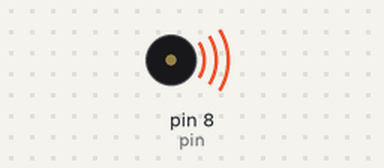
Recording of a sketch running on a simulated Arduino Uno, built with avr-gcc and run on an emulated ATmega328P. Shown: buzzer (waves = sounding).

Above: at 0.15 s.
At 4.6 s:
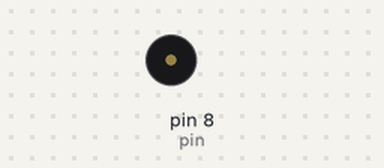
Timing chart, 0 to 5.8 s (numbered marks = the images above):
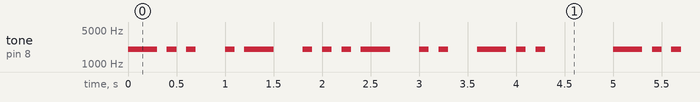

Measured:
- by itself, tone on pin 8 (pin): plays 2000 Hz for 0.30 s, 2000 Hz for 0.10 s, 2000 Hz for 0.10 s, 2000 Hz for 0.10 s, 2000 Hz for 0.30 s, 2000 Hz for 0.10 s … (364 notes in this stretch)

The sketch:

morse_david.ino
```cpp
/******************************************************************************
**                                                                           **
**                              Morse                                        **
**                                                                           **
**                                                                           **
******************************************************************************/

//****** Includes *************************************************************

//****** Variables ************************************************************
const int pin = 8;   // pin for speaker

int note =2000;
int velocitat = 10;

//****** Setup ****************************************************************
void setup()
{
}

//****** Loop *****************************************************************
void loop()
{

  ratlla();
  punt();
  punt();
  espaiL();
  punt();
  ratlla();
  espaiL();
  punt();
  punt();
  punt();
  ratlla();
  espaiL();
  punt();
  punt();
  espaiL();
  ratlla();
  punt();
  punt();
  espaiP();


}

//****** Funcions *************************************************************
void punt()
{
  tone(pin, note, 1000/velocitat);
  delay(1000/velocitat);
  delay(1000/velocitat);
}

void ratlla()
{
  tone(pin, note, 3*(1000/velocitat));
  delay(3*(1000/velocitat));
  delay(1000/velocitat);
}

void espaiL()  //Espai entre lletres
{
  delay(2*(1000/velocitat));
}

void espaiP()  //Espai entre paraules
{
  delay(6*(1000/velocitat));
}
```
